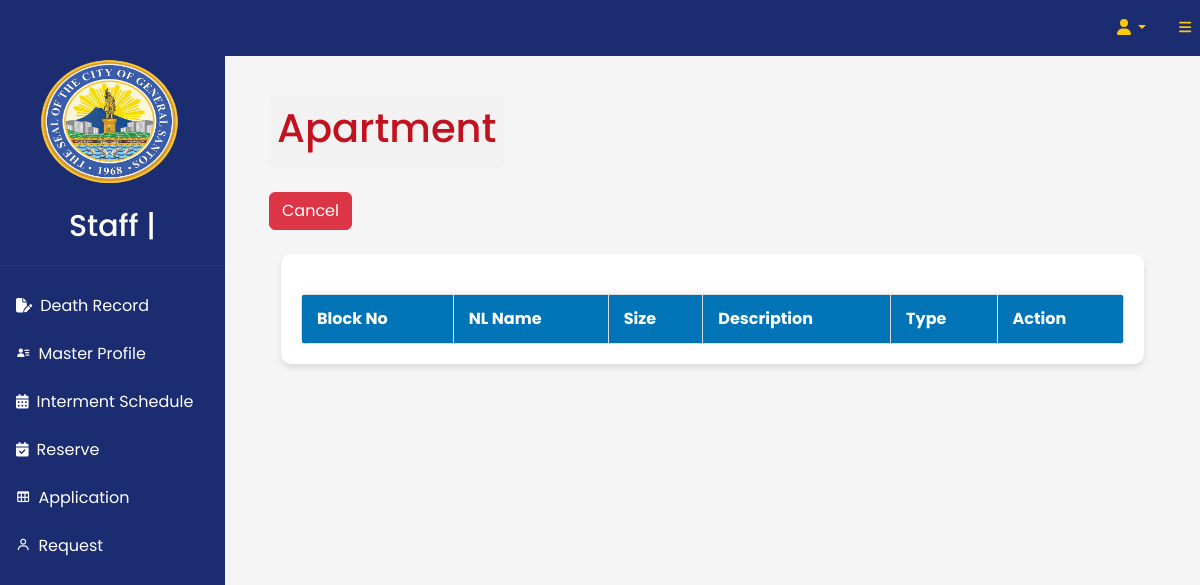
Page /staff/location.php (signed in) on the earlier database version.
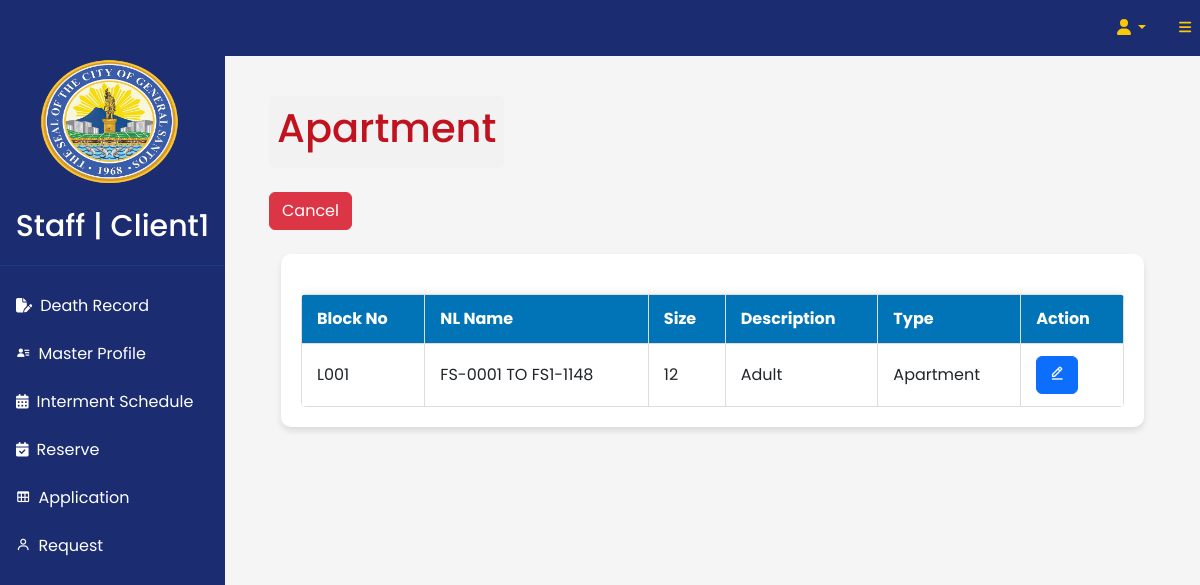
Same page on the later database version.
### tables this page shows
CREATE TABLE `tbluserslogin` (
  `UserID` int(11) NOT NULL,
  `username` varchar(255) NOT NULL,
  `pw` varchar(255) NOT NULL,
  `Createdby` varchar(255) NOT NULL,
  `Restriction` varchar(255) NOT NULL,
  `CreatedDate` date NOT NULL DEFAULT current_timestamp()
);

CREATE TABLE `tblnichelocation` (
  `LocID` varchar(255) NOT NULL,
  `NLName` varchar(255) NOT NULL,
  `Size` int(11) NOT NULL,
  `Description` varchar(255) NOT NULL,
  `Type` varchar(255) NOT NULL
);

### staff/location.php (the view, shortened to what the changed rows need)
<!DOCTYPE html>
<html lang="en">
<?php
require('assets/component/header.php');
require('assets/component/sidebars.php');
require_once('../component/locfunction.php');
?>
<body>
    <div id="layoutSidenav">
        <div id="layoutSidenav_content">
            <main>
                <div class="container-fluid px-4">
                    <ol class="breadcrumb mb-4">
                        <li class="breadcrumb-item active">
                            <h1>Apartment</h1>
                        </li>
                    </ol>
                    <div class="relative overflow-x-auto shadow-md sm:rounded-lg">
                        <br>
                        <div class="container">
                            <div class="activity-log-container">
                                <div class="activity-log-container-scroll">
                                    <table class="table-no-border">
                                        <thead>
                                            <tr>
                                                <th>Block No</th>
                                                <th>NL Name</th>
                                                <th>Size</th>
                                                <th>Description</th>
                                                <th>Type</th>
                                                <th>Action</th>
                                            </tr>
                                        </thead>
                                        <tbody>
                                            <?php
                                                $select = "SELECT * FROM tblNicheLocation";
                                                $query = $conn->query($select);
                                                while($data = $query->fetch_assoc()){
                                                    $id = $data['LocID'];
                                                    $nlname = $data['NLName'];
                                                    $size = $data['Size'];
                                                    $description = $data['Description'];
                                                    $type = $data['Type'];
                                            ?>
                                            <tr>
                                                <td><?php echo $id ?></td>
                                                <td><?php echo $nlname ?></td>
                                                <td><?php echo $size ?></td>
                                                <td><?php echo $description?></td>
                                                <td><?php echo $type ?></td>
                                                <td>
                                                    <button class="btn btn-primary"
                                                        onclick="addNiche('<?php echo $profid; ?>', '<?php echo $id; ?>')">
                                                        <i class='bx bx-edit-alt'></i>
                                                    </button>
                                                </td>
                                            </tr>
                                            <?php } ?>
                                        </tbody>
                                    </table>
                                </div>
                            </div>
                        </div>
                    </div>
                </div>
            </main>
        </div>
    </div>
</body>
</html>

### staff/assets/component/sidebars.php (shortened to what the changed rows need)
<?php
include('../dbConn/conn.php');
$userId = $_SESSION['id'];
$select = "SELECT * FROM tblUsersLogin WHERE UserID = '$userId'";
$selectResult = $conn->query($select);
while($row = $selectResult->fetch_assoc()){
    $name = $row['Createdby'];
}
?>
<body class="sb-nav-fixed">
    <div id="layoutSidenav">
        <div id="layoutSidenav_nav">
            <nav class="sb-sidenav accordion sb-sidenav" id="sidenavAccordion">
                <div class="sb-sidenav-menu">
                    <div class="nav">
                        <h1 id="office">Staff | <?php echo explode(' ', ucFirst($name))[0]; ?></h1>
                        <hr>
                        <a class="nav-link " href="deceased.php">
                            <div class="sb-nav-link-icon"><i class="fa-solid fa-file-pen"></i></div>
                            Death Record
                        </a>
                        <a class="nav-link " href="masterprofile.php">
                            <div class="sb-nav-link-icon"><i class="bx bxs-user-detail"></i></div>
                            Master Profile
                        </a>
                        <a class="nav-link " href="IntermentSched.php">
                            <div class="sb-nav-link-icon"></div>
                            Interment Schedule
                        </a>
                        <a class="nav-link " href="reserve.php">
                            <div class="sb-nav-link-icon"></div>
                            Reserve
                        </a>
                        <a class="nav-link " href="form.php">
                            <div class="sb-nav-link-icon"><i class="bx bx-table"></i></div>
                            Application
                        </a>
                        <a class="nav-link " href="request.php">
                            <div class="sb-nav-link-icon"><i class="bx bx-user"></i></div>
                           Request
                        </a>
                    </div>
                </div>
            </nav>
        </div>
    </div>
</body>

Differences in the rows shown:
added tbluserslogin: Createdby "Client1"
added tblnichelocation: LocID "L001", NLName "FS-0001 TO FS1-1148", Size "12", Description "Adult", Type "Apartment"
